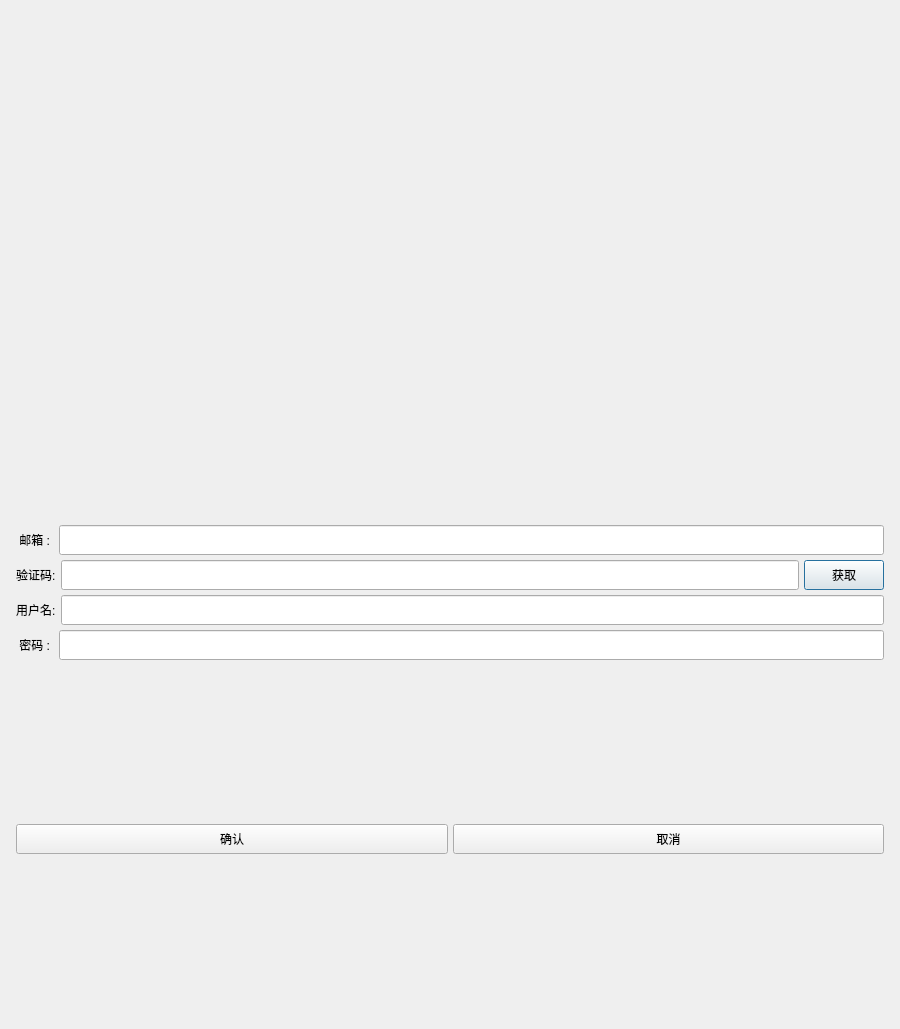
<?xml version="1.0" encoding="UTF-8"?>
<ui version="4.0">
 <class>RegisterDialog</class>
 <widget class="QDialog" name="RegisterDialog">
  <property name="geometry">
   <rect>
    <x>0</x>
    <y>0</y>
    <width>900</width>
    <height>1029</height>
   </rect>
  </property>
  <property name="windowTitle">
   <string>Dialog</string>
  </property>
  <layout class="QVBoxLayout" name="verticalLayout_2">
   <item>
    <layout class="QVBoxLayout" name="verticalLayout">
     <property name="spacing">
      <number>5</number>
     </property>
     <property name="leftMargin">
      <number>5</number>
     </property>
     <property name="topMargin">
      <number>5</number>
     </property>
     <property name="rightMargin">
      <number>5</number>
     </property>
     <property name="bottomMargin">
      <number>5</number>
     </property>
     <item>
      <spacer name="verticalSpacer">
       <property name="orientation">
        <enum>Qt::Orientation::Vertical</enum>
       </property>
       <property name="sizeHint" stdset="0">
        <size>
         <width>20</width>
         <height>40</height>
        </size>
       </property>
      </spacer>
     </item>
     <item>
      <layout class="QHBoxLayout" name="horizontalLayout">
       <property name="leftMargin">
        <number>0</number>
       </property>
       <property name="topMargin">
        <number>0</number>
       </property>
       <property name="bottomMargin">
        <number>0</number>
       </property>
       <item>
        <widget class="QLabel" name="label">
         <property name="minimumSize">
          <size>
           <width>200</width>
           <height>150</height>
          </size>
         </property>
         <property name="maximumSize">
          <size>
           <width>200</width>
           <height>150</height>
          </size>
         </property>
         <property name="text">
          <string/>
         </property>
         <property name="pixmap">
          <pixmap resource="rec.qrc">:/chat_img/20221106201543_d7f12.thumb.400_0.jpeg</pixmap>
         </property>
         <property name="scaledContents">
          <bool>true</bool>
         </property>
         <property name="alignment">
          <set>Qt::AlignmentFlag::AlignCenter</set>
         </property>
        </widget>
       </item>
      </layout>
     </item>
     <item>
      <spacer name="verticalSpacer_4">
       <property name="orientation">
        <enum>Qt::Orientation::Vertical</enum>
       </property>
       <property name="sizeHint" stdset="0">
        <size>
         <width>20</width>
         <height>40</height>
        </size>
       </property>
      </spacer>
     </item>
     <item>
      <layout class="QHBoxLayout" name="horizontalLayout_7">
       <item>
        <widget class="QLabel" name="rtips_label">
         <property name="minimumSize">
          <size>
           <width>0</width>
           <height>30</height>
          </size>
         </property>
         <property name="maximumSize">
          <size>
           <width>16777215</width>
           <height>30</height>
          </size>
         </property>
         <property name="text">
          <string/>
         </property>
         <property name="alignment">
          <set>Qt::AlignmentFlag::AlignCenter</set>
         </property>
        </widget>
       </item>
      </layout>
     </item>
     <item>
      <layout class="QHBoxLayout" name="horizontalLayout_4">
       <item>
        <widget class="QLabel" name="email_label">
         <property name="minimumSize">
          <size>
           <width>0</width>
           <height>30</height>
          </size>
         </property>
         <property name="maximumSize">
          <size>
           <width>16777215</width>
           <height>30</height>
          </size>
         </property>
         <property name="text">
          <string> 邮箱 : </string>
         </property>
        </widget>
       </item>
       <item>
        <widget class="QLineEdit" name="email_edit">
         <property name="minimumSize">
          <size>
           <width>0</width>
           <height>30</height>
          </size>
         </property>
         <property name="maximumSize">
          <size>
           <width>16777215</width>
           <height>30</height>
          </size>
         </property>
        </widget>
       </item>
      </layout>
     </item>
     <item>
      <layout class="QHBoxLayout" name="horizontalLayout_5">
       <item>
        <widget class="QLabel" name="varify_label">
         <property name="minimumSize">
          <size>
           <width>0</width>
           <height>30</height>
          </size>
         </property>
         <property name="maximumSize">
          <size>
           <width>16777215</width>
           <height>30</height>
          </size>
         </property>
         <property name="text">
          <string>验证码:</string>
         </property>
        </widget>
       </item>
       <item>
        <widget class="QLineEdit" name="varify_edit">
         <property name="minimumSize">
          <size>
           <width>0</width>
           <height>30</height>
          </size>
         </property>
         <property name="maximumSize">
          <size>
           <width>16777215</width>
           <height>30</height>
          </size>
         </property>
        </widget>
       </item>
       <item>
        <widget class="QPushButton" name="varify_btn">
         <property name="minimumSize">
          <size>
           <width>0</width>
           <height>30</height>
          </size>
         </property>
         <property name="maximumSize">
          <size>
           <width>16777215</width>
           <height>30</height>
          </size>
         </property>
         <property name="text">
          <string>获取</string>
         </property>
        </widget>
       </item>
      </layout>
     </item>
     <item>
      <layout class="QHBoxLayout" name="horizontalLayout_2">
       <item>
        <widget class="QLabel" name="username_label">
         <property name="minimumSize">
          <size>
           <width>0</width>
           <height>30</height>
          </size>
         </property>
         <property name="maximumSize">
          <size>
           <width>16777215</width>
           <height>30</height>
          </size>
         </property>
         <property name="text">
          <string>用户名:</string>
         </property>
        </widget>
       </item>
       <item>
        <widget class="QLineEdit" name="username_edit">
         <property name="minimumSize">
          <size>
           <width>0</width>
           <height>30</height>
          </size>
         </property>
         <property name="maximumSize">
          <size>
           <width>16777215</width>
           <height>30</height>
          </size>
         </property>
        </widget>
       </item>
      </layout>
     </item>
     <item>
      <layout class="QHBoxLayout" name="horizontalLayout_3">
       <item>
        <widget class="QLabel" name="userpwd_label">
         <property name="minimumSize">
          <size>
           <width>0</width>
           <height>30</height>
          </size>
         </property>
         <property name="maximumSize">
          <size>
           <width>16777215</width>
           <height>30</height>
          </size>
         </property>
         <property name="text">
          <string> 密码 : </string>
         </property>
        </widget>
       </item>
       <item>
        <widget class="QLineEdit" name="userpwd_edit">
         <property name="minimumSize">
          <size>
           <width>0</width>
           <height>30</height>
          </size>
         </property>
         <property name="maximumSize">
          <size>
           <width>16777215</width>
           <height>30</height>
          </size>
         </property>
        </widget>
       </item>
      </layout>
     </item>
     <item>
      <spacer name="verticalSpacer_3">
       <property name="orientation">
        <enum>Qt::Orientation::Vertical</enum>
       </property>
       <property name="sizeHint" stdset="0">
        <size>
         <width>20</width>
         <height>40</height>
        </size>
       </property>
      </spacer>
     </item>
     <item>
      <layout class="QHBoxLayout" name="horizontalLayout_6">
       <item>
        <widget class="QPushButton" name="confirm_btn">
         <property name="minimumSize">
          <size>
           <width>0</width>
           <height>30</height>
          </size>
         </property>
         <property name="maximumSize">
          <size>
           <width>16777215</width>
           <height>30</height>
          </size>
         </property>
         <property name="text">
          <string>确认</string>
         </property>
        </widget>
       </item>
       <item>
        <widget class="QPushButton" name="cancel_btn">
         <property name="minimumSize">
          <size>
           <width>0</width>
           <height>30</height>
          </size>
         </property>
         <property name="maximumSize">
          <size>
           <width>16777215</width>
           <height>30</height>
          </size>
         </property>
         <property name="text">
          <string>取消</string>
         </property>
        </widget>
       </item>
      </layout>
     </item>
     <item>
      <spacer name="verticalSpacer_2">
       <property name="orientation">
        <enum>Qt::Orientation::Vertical</enum>
       </property>
       <property name="sizeHint" stdset="0">
        <size>
         <width>20</width>
         <height>40</height>
        </size>
       </property>
      </spacer>
     </item>
    </layout>
   </item>
  </layout>
 </widget>
 <resources>
  <include location="rec.qrc"/>
 </resources>
 <connections/>
</ui>
